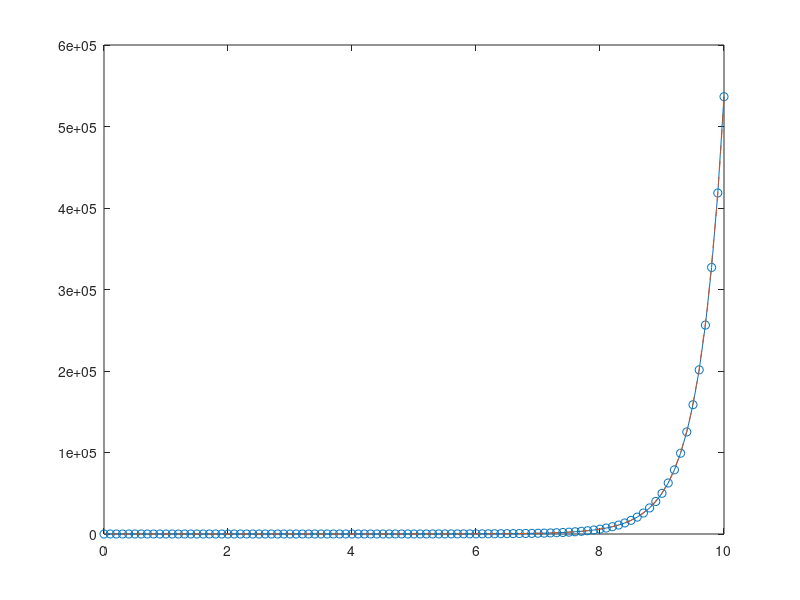

This figure's MATLAB source:
h=0.1;
t = 0:h:10;
Y = zeros(0,length(t)); 
y(1) = 2;
F_ty = @(t,y) 0.25*t.*y;
for i=1:(length(t)-1)
    k_1 = h*F_ty(t(i),y(i));
    k_2 = h*F_ty(t(i)+0.5*h,y(i)+0.5*k_1);
    k_3 = h*F_ty((t(i)+0.5*h),(y(i)+0.5*k_2));
    k_4 = h*F_ty((t(i)+h),(y(i)+k_3));
    y(i+1) = y(i) + (1/6)*(k_1+2*k_2+2*k_3+k_4);
  
end
tspan = [0,10]; y1 = 2;
[tx, yx] = ode45(F_ty, tspan, y1);
plot(t,y,'o-', tx, yx, '--')
